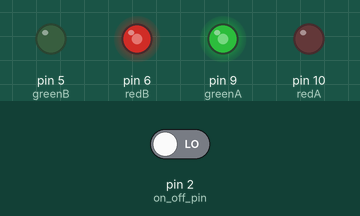
Simulated run of this sketch. Board: Arduino Uno, built with avr-gcc and run on an emulated ATmega328P. Parts: output pins drawn as LEDs (lit = HIGH). The inputs (shaded band) are chosen by the test bench; at power-on: pin 2 (on_off_pin) LOW.

Above: at 2.8 s.
2.9 s: pin 2 (on_off_pin) driven HIGH
At 3.4 s:
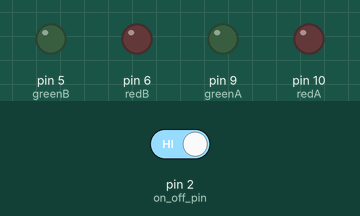
4.5 s: pin 2 (on_off_pin) driven LOW
At 13.5 s:
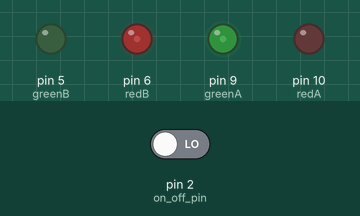
At 16.2 s:
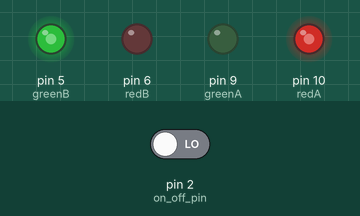
Timing chart, 0 to 16.5 s (numbered marks = the images above; inputs shaded):
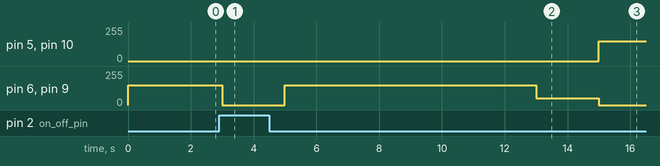

Measured:
- after the input at 2.9 s, pin 6 (redB), pin 9 (greenA): 150/255 → 0/255 after 0.10 s
- after the input at 4.5 s, pin 5 (greenB), pin 10 (redA): 0/255 → 150/255 after 10.5 s; pin 6 (redB), pin 9 (greenA): 0/255 → 150/255 after 0.50 s, → 50/255 8.0 s later, → 0/255 2.0 s later

The sketch:

Part1.ino
```cpp
//int led = 9;           // the PWM pin the LED is attached to
int brightnessA = 0;    // how bright the LED is
int brightnessB = 0;
int fadeAmount = 5;    // how many points to fade the LED by
int greenA = 9;
int redA = 10;
int greenB = 5;
int redB = 6;
int on_off_pin = 2;
int counter = 0;
int buttonState = 0;
int State = 0;  /*  State 0:  A bright green, B bright red active for 8 time units
                    State 1:  A pale green, B delay red, lasts 2 time units
                    State 2:  A bright red, B bright green, lasts 8 time units
                    State 3:  A bright red, B pale green, lasts 2 time units
                    State 4:  A delay red, B bright red, lasts 2 time units
                    State 5:  A bright green, B bright red, lasts 8 time units
                    State 6:  A pale green, B delay red, lasts 2 time units
                    State 7:  A bright red, B bright green, lasts 8 time units
                    State 8:  A bright red, B pale green, lasts 2 time units
                    State 9:  A delay red, B bright red, lasts 2 time units

                */


// the setup routine runs once when you press reset:
void setup() {
  // declare pin 9 to be an output:
  pinMode(greenA, OUTPUT);
  pinMode(redA, OUTPUT);
  pinMode(greenB, OUTPUT);
  pinMode(redB, OUTPUT);
  pinMode(on_off_pin, INPUT);
}

// the loop routine runs over and over again forever:
void loop() {
  buttonState = digitalRead(on_off_pin);

  if(buttonState)//button pressed, go to off mode
  {
    State = 0;
    counter = 0;
    analogWrite(greenA, 0);
    analogWrite(redA, 0);
    analogWrite(redB, 0);
    analogWrite(greenB, 0);

  }
  else//button not pressed, go through state machine
  {
    switch(State){
      case 0:
        analogWrite(greenA, 150);
        analogWrite(redB, 150);
        analogWrite(redA, 0);
        analogWrite(greenB, 0);
        if(counter == 8)
        {
          State = 1;
        }

        break;
      case 1:
        analogWrite(greenA, 50);
        analogWrite(redB, 50);
        analogWrite(redA, 0);
        analogWrite(greenB, 0);
        if(counter == 10)
        {
          State = 2;
        }
        break;
      case 2:
        analogWrite(redA, 150);
        analogWrite(greenB, 150);
        analogWrite(greenA, 0);
        analogWrite(redB, 0);
        if(counter == 18)
        {
          State = 3;
        }
        break;
      case 3:
        analogWrite(redA, 150);
        analogWrite(greenB, 50);
        analogWrite(greenA, 0);
        analogWrite(redB, 0);
        if(counter == 20)
        {
          State = 4;
        }
        break;
      case 4:
        analogWrite(redA, 50);
        analogWrite(redB, 150);
        analogWrite(greenA, 0);
        analogWrite(greenB, 0);
        if(counter == 22)
        {
          State = 0;
          counter = 0;
        }
        break;
    }

  }


  counter = counter + 1;
  delay(1000);

}
```
